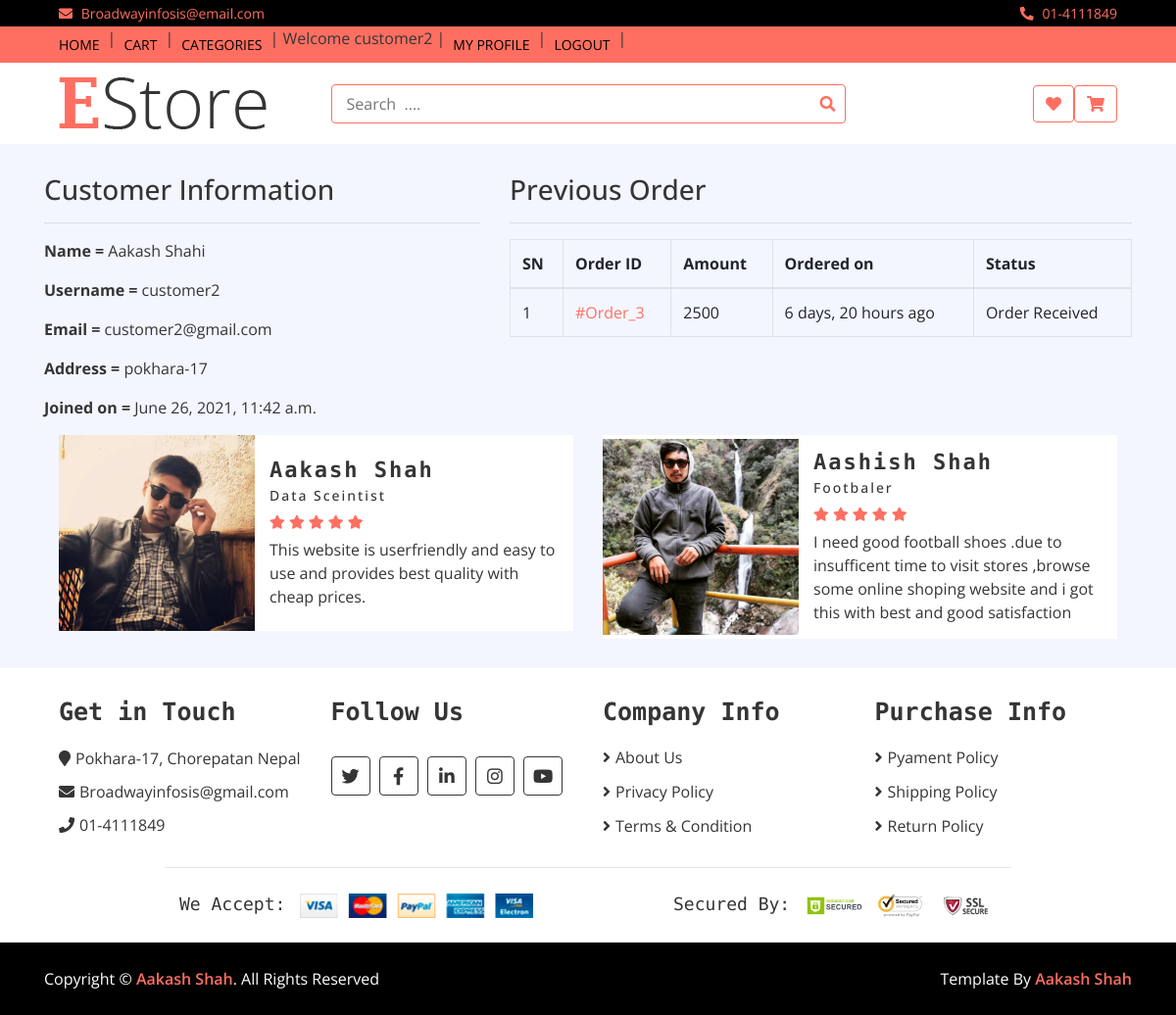
Before: /profile/ (signed in) with the older database file.
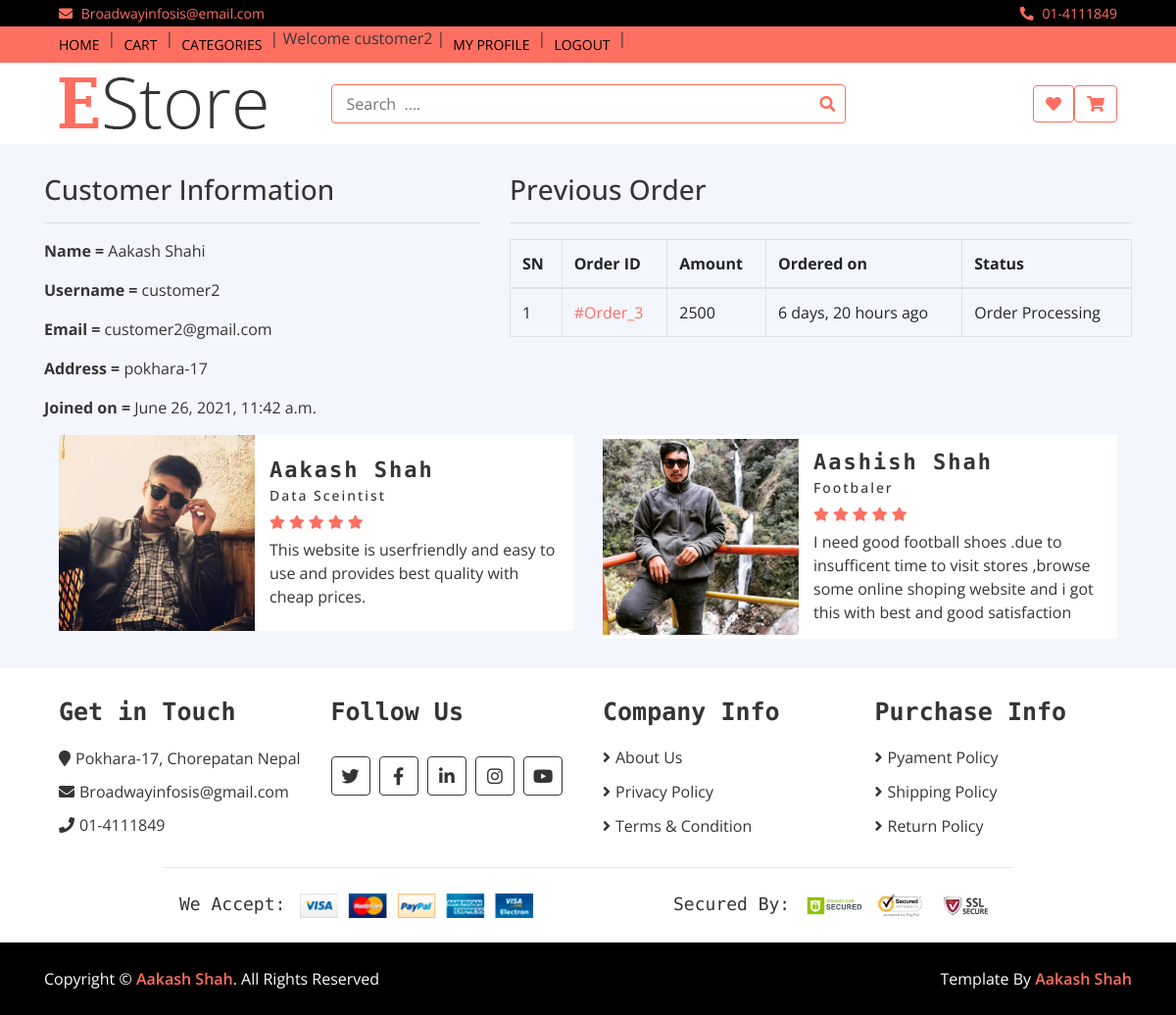
After: the same page with the newer database file.
### ecomapp/models.py (models this page shows, shortened)
class Order(models.Model):
    cart = models.ForeignKey(Cart,on_delete=models.CASCADE)
    ordered_by = models.CharField(max_length=200)
    shipping_address = models.CharField(max_length=200)
    mobile = models.CharField(max_length=10)
    email = models.EmailField(null=True,blank=True)
    subtotal = models.PositiveIntegerField()
    total = models.PositiveIntegerField()
    order_status = models.CharField(max_length=60, choices=ORDER_STATUS)
    created_at = models.DateTimeField(auto_now_add=True)
    payment_method = models.CharField(max_length=20, choices=METHOD, default="Cash On Delivery")
    payment_completed = models.BooleanField(default=False, null=True, blank=True)

### ecomapp/views.py (the view)
# urls.py: path("profile/", CustomerProfileView.as_view(), name ="customerprofile"),
class CustomerProfileView(TemplateView):
    template_name = "customerprofile.html"
    def dispatch(self, request, *args, **kwargs):
        if request.user.is_authenticated and Customer.objects.filter(user=request.user).exists():
            pass
        else:
            return redirect("/login/?next=/profile/")
        return super().dispatch(request, *args, **kwargs)
    def get_context_data(self, **kwargs):
        context = super().get_context_data(**kwargs)
        customer = self.request.user.customer
        context['customer'] = customer
        orders = Order.objects.filter(cart__customer=customer).order_by("-id")
        context["orders"] = orders
        return context

### templates/customerprofile.html
{% extends 'base.html' %}
{% load static %}
{% block content %}
<div class="container">
    <div class="row">
        <div class="col-md-5">
            <h3>Customer Information</h3>
            <hr>
            <p><span class="font-weight-bold">Name = </span>{{customer.full_name}}</p>
            <p><span class="font-weight-bold">Username = </span>{{customer.user.username}}</p>
            <p><span class="font-weight-bold">Email = </span>{{customer.user.email}}</p>
            <p><span class="font-weight-bold">Address = </span>{{customer.address}}</p>
            <p><span class="font-weight-bold">Joined on = </span>{{customer.joined_on}}</p>
        </div>
        <div class="col-md-7">
            <h3>Previous Order</h3>
            <hr>
            <table class="table table-bordered">
                <thead>
                    <tr>
                        <th>SN</th>
                        <th>Order ID</th>
                        <th>Amount</th>
                        <th>Ordered on</th>
                        <th>Status</th>
                    </tr>
                </thead>
                <tbody>
                    {% for ord in orders %}
                    <tr>
                        <td>{{forloop.counter}}</td>
                        <td><a href="{% url 'ecomapp:customerorderdetail' ord.pk %}"> #Order_{{ord.id}}</a></td>
                        <td>{{ord.total}}</td>
                        <td>{{ord.created_at|timesince}} ago</td>
                        <td>{{ord.order_status}}</td>
                    </tr>
                    {%endfor%}
                </tbody>
            </table>
        </div>
    </div>
</div>
{% endblock %}

Changed rows visible on the page:
changed Order id 3: order_status "Order Received" → "Order Processing"
